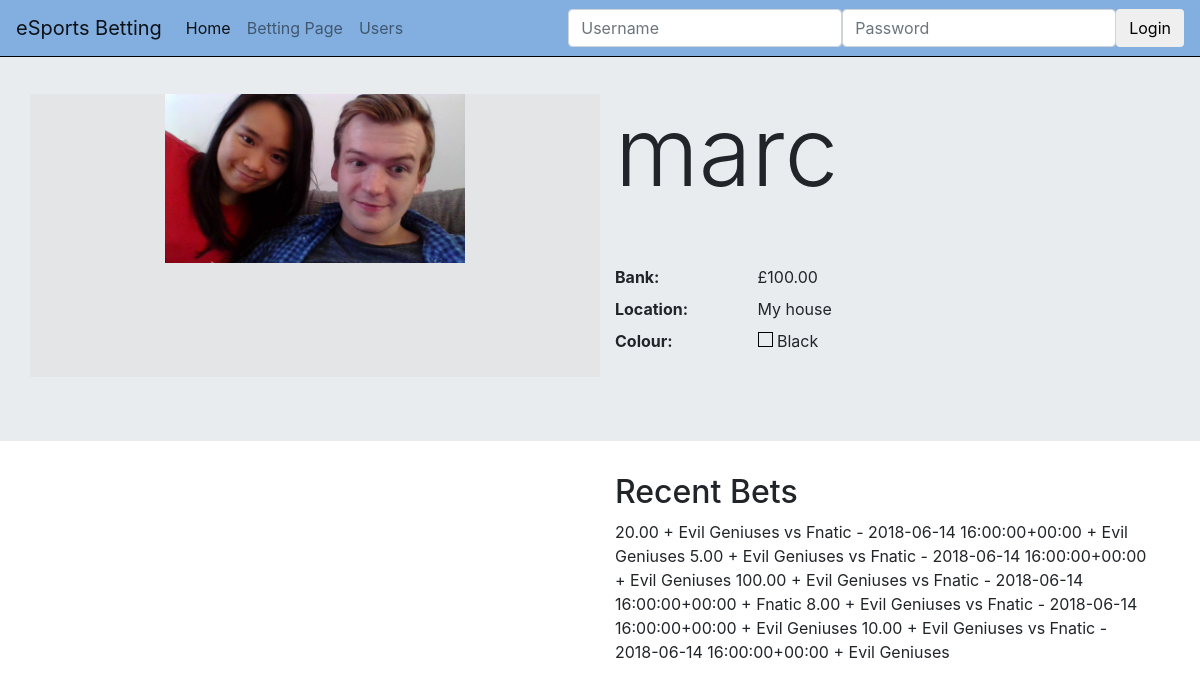
/profiles/marc/, run on an earlier commit of the app's database.
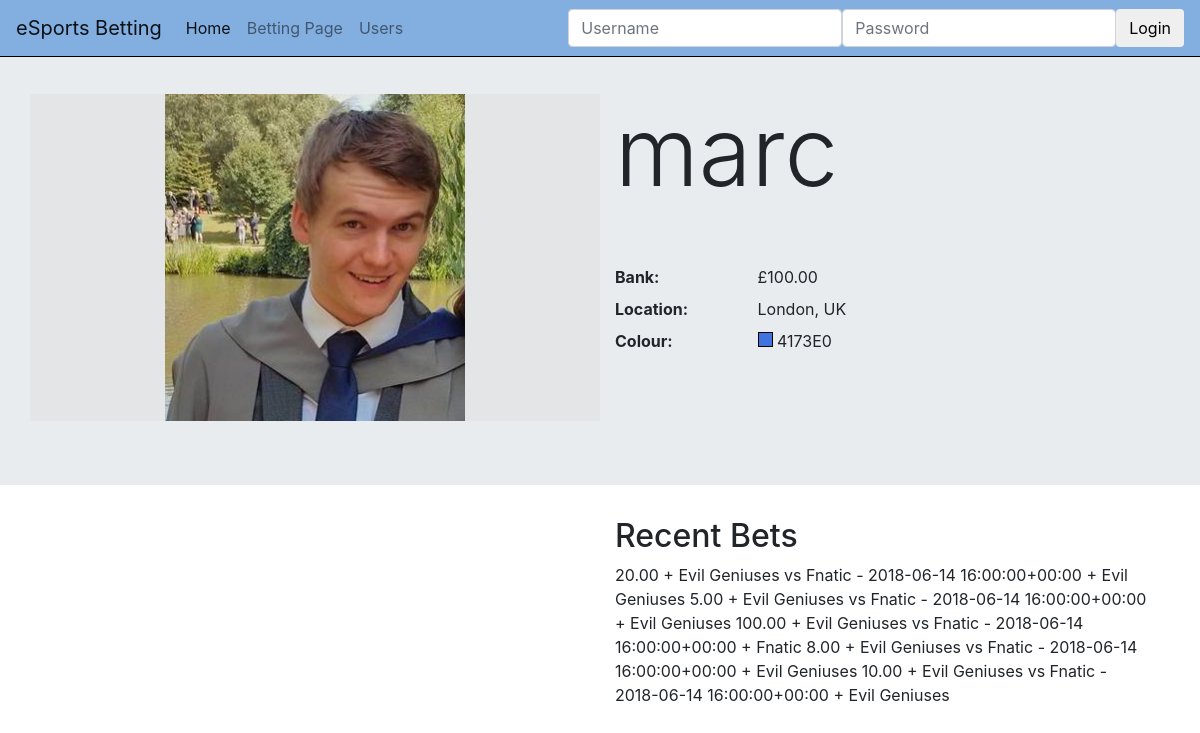
And on a later commit of the database.
### profiles/models.py (models this page shows, shortened)
class Profile(models.Model):
    user = models.OneToOneField(User, on_delete=models.PROTECT)
    location = models.CharField(max_length=120, null=True, blank=True)
    picture = models.ImageField(upload_to=upload_location,null=True,blank=True)
    colour = ColorField(max_length=7, null=False, blank=False, default="D3D3D3")
    bank = models.DecimalField(max_digits=6, decimal_places=2, default=0)

### userbetting/models.py (models this page shows, shortened)
class Bet(models.Model):
    bet_id = models.AutoField(primary_key=True)
    user = models.ForeignKey(User, on_delete=models.PROTECT)
    game = models.ForeignKey(Game, on_delete=models.PROTECT)
    chosen_team = models.ForeignKey(Team, on_delete=models.PROTECT)
    amount = models.DecimalField(max_digits=6, decimal_places=2, default=0)
    created = models.DateTimeField(editable=False)
    modified = models.DateTimeField()

class Game(models.Model):
    game_id = models.AutoField(primary_key=True)
    team_a = models.ForeignKey(Team, on_delete=models.PROTECT, related_name='%(class)s_team_a')
    team_b = models.ForeignKey(Team, on_delete=models.PROTECT, related_name='%(class)s_team_b')
    videogame = models.CharField(max_length=30,
                              choices=availiable_games,
                              default="cs:go")
    game_date = models.DateTimeField('Game start date')
    winning_team = models.CharField(max_length=60, unique=False, null=True)
    twitch_url =  models.URLField(max_length=200, unique=True, null=True)
    not_begun = "not_begun"
    starting = "starting"
    ongoing = "ongoing"
    expected_duration = models.DurationField(default=timedelta(minutes=2))
    finished_not_confirmed = "finished_not_confirmed"
    finished_confirmed = "finished_confirmed"
    availiable_statuses = ((not_begun, "Not begun"),
                           (starting, "Starting"),
                           (ongoing, "Ongoing"),
                           (finished_not_confirmed, "Finished - Not yet confirmed"),
                           (finished_confirmed, "Finished - Confirmed"))
    status = models.CharField(max_length=30,
                              choices=availiable_statuses,
                              default=not_begun)
    def __str__(self):
        return str(self.team_a) + " vs " + str(self.team_b) + " - " + str(self.game_date)

class Team(models.Model):
    team_id = models.AutoField(primary_key=True)
    name = models.CharField(max_length=200, unique=True, null=False)
    picture = models.ImageField(upload_to="teamLogos", null=True, blank=True)
    colour = ColorField(null=False, blank=False, default="#D3D3D3")
    def __str__(self):
        return self.name

### profiles/views.py (the view)
# urls.py: path('<username>/', views.profile_view, name='profile'),
def profile_view(request, username):
    user = get_object_or_404(User, username=username)
    profile, created = Profile.objects.get_or_create(user=user)
    qs = user.bet_set.all().order_by('-created')[:5]
    if request.method == 'POST':
        form = ProfileForm(request.POST, request.FILES)
        if form.is_valid():
            location = form.cleaned_data['location']
            picture = form.cleaned_data['picture']
            colour = form.cleaned_data['colour']
            profile.location = location
            profile.picture = picture
            profile.colour = colour
            profile.save()
            return HttpResponseRedirect('')
    else:
        form = ProfileForm()
    context = {
        "profile":profile,
        "form":form,
        "qs":qs,
    }
    return render(request, "profiles/profile_view.html", context)

### profiles/forms.py
class ProfileForm(forms.Form):
    location = forms.CharField(max_length=120)
    picture = forms.ImageField()
    colour = forms.CharField(
        max_length=7,
        widget=forms.TextInput(
            attrs={
                "class": "jscolor",
                "value": "AB2567"
            }
        )
    )
    def __init__(self, *args, **kwargs):
        super(ProfileForm, self).__init__(*args, **kwargs)
        self.helper = FormHelper()
        self.form_tag = False
        self.helper.layout = Layout(
            Field('location', css_class='input-xlarge'),
            Field('colour', css_class='jscolor'),
            Div(Field('picture', css_class='custom-file-input'), css_class="custom-file"),
            FormActions(
                Submit('save_changes', 'Save changes', css_class="btn btn-primary"),
            )
        )

### profiles/templates/profiles/profile_view.html (shortened to what this page needs)
{% extends "base.html" %}
{% load crispy_forms_tags %}
{% load static %}
{% block jumbotron %}
<div class="jumbotron jumbotron-fluid" id="jumbo">
    <div class="container">
    <div class="row">
    <div class="col-md-6" style="background-color: #e4e5e6;">
        {%  if profile.picture %}
        <div style="text-align: center">
            <img align="middle" src="{{ profile.picture.url }}" style="max-width: 300px; max-height: 600px"/>
        </div>
        {% endif %}
    </div>
    <div class="col-md-6">
        <h1 class="display-1">{{ profile.user }}</h1><br><br>
        <dl class="row">
          <dt class="col-sm-3">Bank:</dt>
          <dd class="col-sm-9">£{{ profile.bank }}</dd>
          <dt class="col-sm-3">Location:</dt>
          <dd class="col-sm-9">{{ profile.location }}</dd>
          <dt class="col-sm-3">Colour:</dt>
          <dd class="col-sm-9">
              <div style="width:15px;height:15px;border:1px solid #000;display: inline-block;background-color: #{{ profile.colour }};"></div>
              {{ profile.colour }}
          </dd>
    </div>
    </div>
    </div>
</div>
{% endblock %}
{% block content %}
    <div class="row">
    <div class="col-md-6">
    </div>
    <div class="col-md-6">
        <h2>
            Recent Bets
        </h2>
        <p>
            {% for bet in qs %}
                {{ bet.amount }} + {{ bet.game }} + {{ bet.chosen_team }}
            {% endfor %}
        </p>
    </div>
    </div>
{% endblock %}

### templates/base.html (shortened to what this page needs)
{% load staticfiles %}
<!DOCTYPE html>
<html lang="en">
  <head>
    {% include 'head_css.html' %}
  </head>
  <body>
  {% include 'navbar.html' %}
{% block jumbotron %}
{% endblock %}
    <div class="container">
        {% block content %}
            {% endblock %}
    </div>
  </body>
</html>

### templates/head_css.html (shortened to what this page needs)
{% load staticfiles %}
    <link rel="stylesheet" href="//maxcdn.bootstrapcdn.com/font-awesome/4.3.0/css/font-awesome.min.css">
    <link rel="stylesheet" href="https://maxcdn.bootstrapcdn.com/bootstrap/4.0.0-beta.3/css/bootstrap.min.css">
    <link href="{% static 'css/navbar-static-top.css' %}" rel="stylesheet">
     <link href="{% static 'css/custom.css' %}" rel="stylesheet">

### templates/navbar.html (shortened to what this page needs)
   {% load static %}
<nav class="navbar navbar-expand-md navbar-light fixed-top bg-light" style="z-index:1; ">
      <a class="navbar-brand" href="#">eSports Betting</a>
      <div class="collapse navbar-collapse" id="navbarCollapse">
        <ul class="navbar-nav mr-auto">
          <li class="nav-item active">
            <a class="nav-link" href="{% url 'home' %}">Home <span class="sr-only">(current)</span></a>
          </li>
          <li class="nav-item">
            <a class="nav-link" href="{% url 'userBetting:index' %}">Betting Page</a>
          </li>
          <li class="nav-item">
            <a class="nav-link" href="{% url 'profiles:profile-list' %}">Users</a>
          </li>
        </ul>
        <form class="form-inline mt-2 mt-md-0" method='POST' action='{% url "auth_login" %}'>{% csrf_token %}
            {% if not request.user.is_authenticated and not "/accounts/login" in request.get_full_path %}
            <div class='form-group'>
                <input type='text' class='form-control' name='username' placeholder='Username' />
            </div>
            <div class='form-group'>
                <input type='password' class='form-control' name='password' placeholder='Password' />
            </div>
            <button type='submit' class='btn btn-default'>Login</button>
            {% else %}
                    <a class="nav-link" style="color: black" href="{% url 'auth_logout' %}">logout</a>
            {% endif %}
        </form>
      </div>
    </nav>

### templates/javascript.html (shortened to what this page needs)
{% load staticfiles %}

### static/css/custom.css (style rules this page uses)
.jumbotron { margin-top: 30px; }
.navbar { border-bottom:1px solid #000; }
.bg-light { background-color: #82afe0 !important; }

What changed in the data, as far as the page shows it:
changed Profile "marc": picture: a different picture; location "My house" → "London, UK"; colour "Black" → "4173E0"
